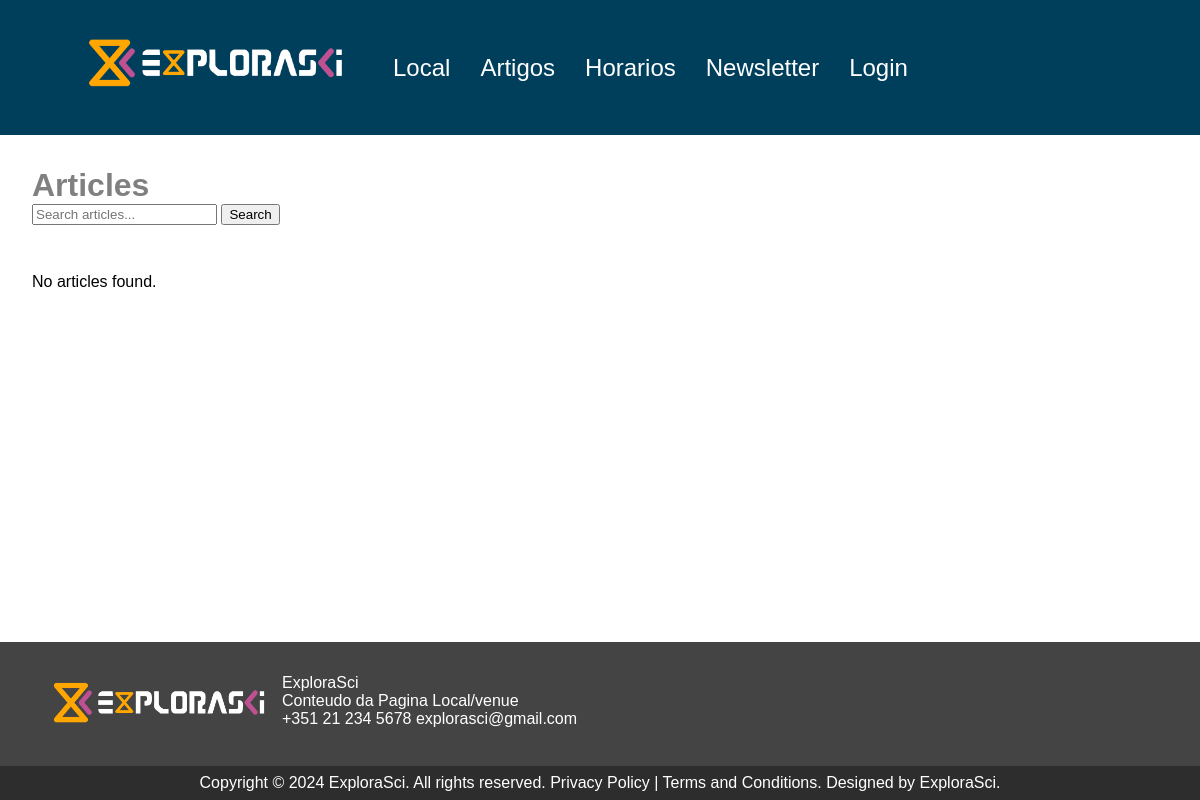
/articles.php, run on an earlier commit of the app's database.
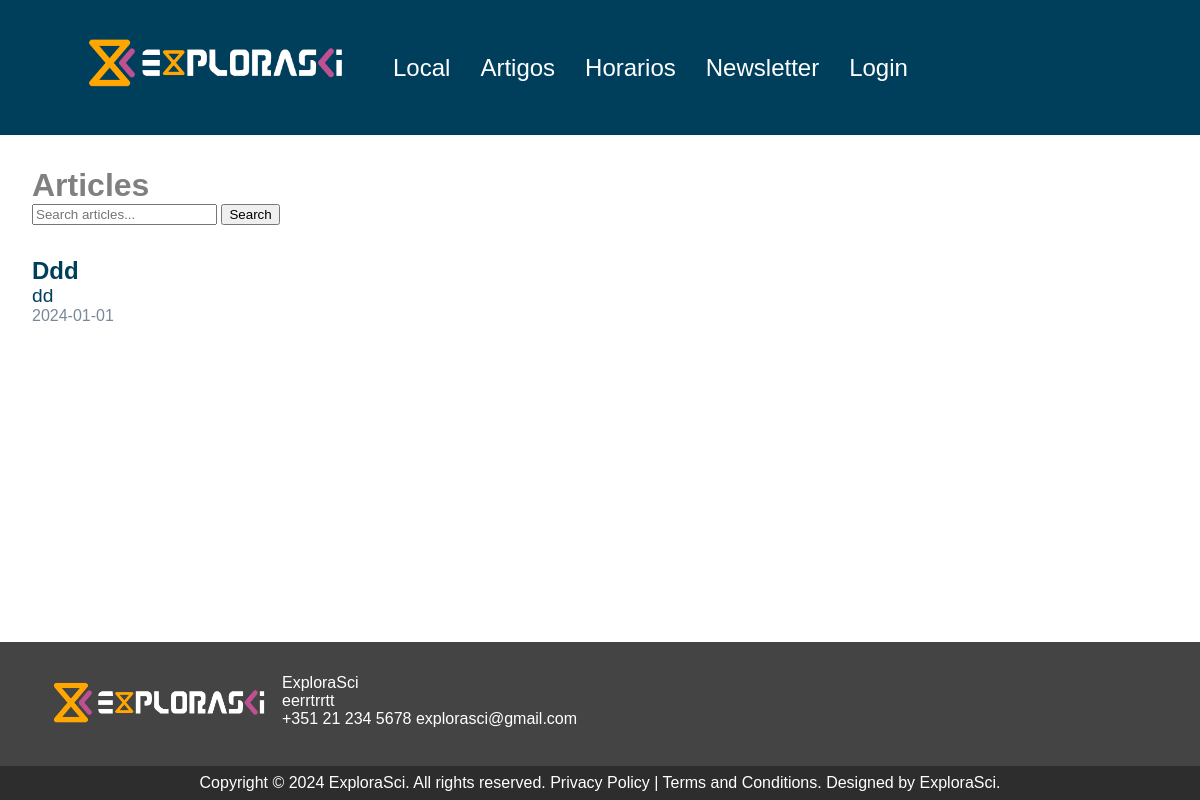
And on a later commit of the database.
### tables this page shows
CREATE TABLE `conteudo` (
  `id` int(11) NOT NULL,
  `titulo` varchar(100) NOT NULL,
  `texto` varchar(5000) NOT NULL
);

CREATE TABLE `horario` (
  `id` int(11) NOT NULL,
  `idArtigo` int(11) NOT NULL,
  `idTrack` int(11) NOT NULL,
  `sala` varchar(1) NOT NULL,
  `data` date NOT NULL,
  `hora` time NOT NULL
);

CREATE TABLE `artigo` (
  `id` int(11) NOT NULL,
  `titulo` varchar(200) NOT NULL,
  `autores` varchar(200) NOT NULL,
  `descricao` varchar(2000) NOT NULL
);

### content_fetch.php (called while the page is built)
<?php
function getContentById($id, $db) {
    $sql = "SELECT texto FROM conteudo WHERE id = $id";
    $result = $db->query($sql);
    if ($result) {
        $row = $result->fetch_assoc();
        return $row["texto"];
    } else {
        return 'Error fetching text from the database.';
    }
}
?>

### articles.php (the view, shortened to what this page needs)
<?php
include("content_fetch.php");
include "inc/top.inc.php";
?>
<main>
    <div class="articles-wrapper">
        <div class="articles">
            <div>
                <h1 class="articles-h1">Articles</h1>
                <form method="post">
                    <input id='searchInput' type="text" name="search" placeholder="Search articles...">
                    <button type="submit" name="submit">Search</button>
                </form>
            </div>
            <div id="searchResults">
                <?php
                include("inc/config.inc.php");
                $sql = "SELECT DISTINCT horario.id As horario_id, artigo.id, artigo.titulo AS artigo_name, artigo.autores AS artigo_autor, horario.sala, horario.`data`
                FROM horario
                INNER JOIN artigo ON horario.idArtigo = artigo.id
                INNER JOIN track ON horario.idTrack = track.id
                GROUP BY artigo.id";
                $result = $db->query($sql);
                if ($result->num_rows > 0) {
                    while ($row = $result->fetch_assoc()) {
                        echo "<a href='article_page.php' id='articleAnchor' onclick='setCookieAndRedirect(" . $row["horario_id"] . ")'>
                            <div class='article-container'>
                                <span class='article-title'>" . $row["artigo_name"] . "</span>
                                <span class='article-author'>" .  $row["artigo_autor"] . "</span>
                                <span class='article-time'>" . $row["data"] . "</span>
                            </div>
                          </a>";
                    }
                } else {
                    echo "<p>No articles found.</p>";
                }
                ?>
            </div>
        </div>
    </div>
</main>
<?php
include "inc/bot.inc.php";
?>

### inc/bot.inc.php (shortened to what this page needs)
<footer>
    <div class="footer-info">
        <img src="./images/ExploraSci.png" alt="logo" width="250px" height="60">
        <span>ExploraSci <br>
        <?php
                $contentId = 2;
                $contentText = getContentById($contentId, $db);
                echo $contentText ;
                ?><br>
        +351 21 234 5678 explorasci@gmail.com</span>
    </div>
    <div class="copyright">
        <span>Copyright &copy 2024 ExploraSci. All rights reserved. Privacy Policy | Terms and Conditions. Designed by ExploraSci. </span>
    </div>
</footer>
</body>
</html>

What changed in the data, as far as the page shows it:
added horario: idArtigo.titulo "ddd", idArtigo.autores "dd", data "2024-01-01"
changed conteudo: texto "Conteudo da Pagina Local/venue" → "eerrtrrtt"
Also different on the page:
text no longer shown: "No articles found."
